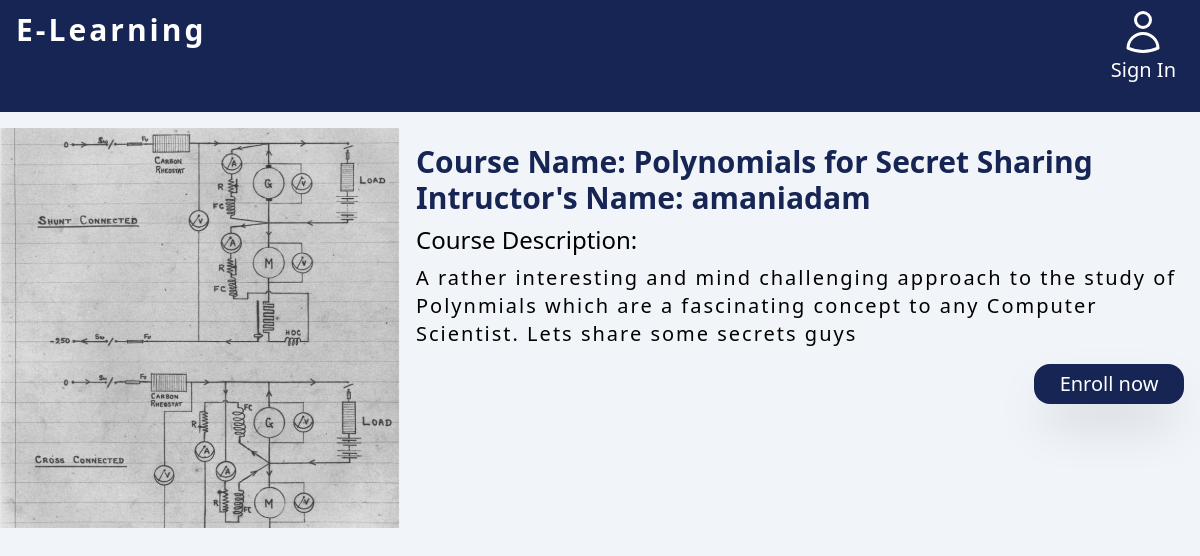
The app's page /detail with its own data.
### courses/models.py (models this page shows, shortened)
class Course(models.Model):
    owner = models.ForeignKey(User,
                            related_name='courses_created',
                            on_delete=models.CASCADE)
    subject = models.ForeignKey(Subject,
                                related_name='courses',
                                on_delete=models.CASCADE)
    students = models.ManyToManyField(User, related_name='courses_joined', blank=True)
    title = models.CharField(max_length=200)
    slug = models.SlugField(max_length=200, unique=True)
    overview = models.TextField()
    created = models.DateTimeField(auto_now_add=True)
    image = models.FileField(upload_to='images', default='default.jpeg')
    class Meta:
        ordering = ['-created']

### courses/views.py (the view)
# urls.py: path('detail', course_detail, name='course_detail'),
def course_detail(request):
    course = Course.objects.get(id=2)
    return render(request, template_name="courses/course/course_detail.html", context={'course':course})

### courses/templates/courses/course/course_detail.html
{% extends 'base.html' %}
{% block content %}
<div class="h-96 w-full flex">
    <div class="w-1/3">
        <div class="aspect-w-3 aspect-h-3">
            <div style="background-image: url({{ course.image.url }});" class="bg-cover bg-center"></div>
        </div>
    </div>
    <div class="w-2/3 bg-slate-100 flex flex-col p-4">
        <p class="text-3xl font-bold text-blue-950">Course Name: {{ course.title }}</p>
        <p class="text-3xl font-bold text-blue-950">Intructor's Name: {{ course.owner }}</p>
        <p class="text-2xl mt-2">Course Description:</p>
        <p class="text-xl tracking-widest mt-2">{{ course.overview }}</p>
        <div class="flex justify-between">
            <div class="w-[150px] h-10 flex items-center justify-center mb-4 mt-4"></div>
            <div class="bg-blue-950 hover:bg-blue-900 w-[150px] h-10 rounded-2xl text-xl  text-white shadow-2xl flex items-center justify-center mb-4 mt-4">Enroll now</div>
        </div>
    </div>
</div>
{% endblock content %}

### records on screen
Course: image (placeholder picture), title "Polynomials for Secret Sharing", owner "amaniadam", overview "A rather interesting and mind challenging approach to the study of Polynmials which are a fascinating concept to any Computer Scientist. Lets share some secrets guys"
